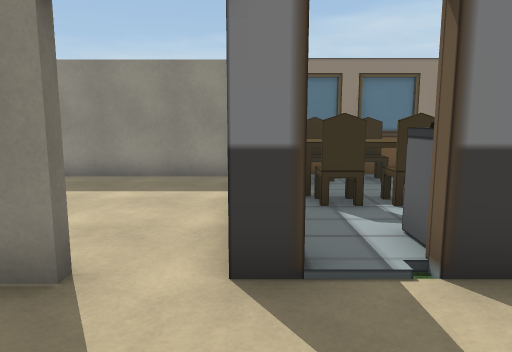
View 1 (above)

18 first-person views from a walk through a Unity game level. The camera is 1.4 m above the floor, tilts 8° down and sees 70° across. The floor is counted in squares, 1 m on a side. Each view is taken from the middle of a square. On the plan, view 1 faces up. The plan holds only what a view shows up to about 16 squares ahead; the rest is blank. The place goes on beyond the plan. The player character is not drawn. Some animated figures are left out. Some surface patterns are stand-ins.

View 2
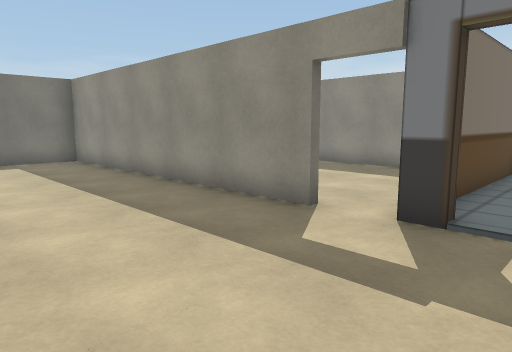

View 3
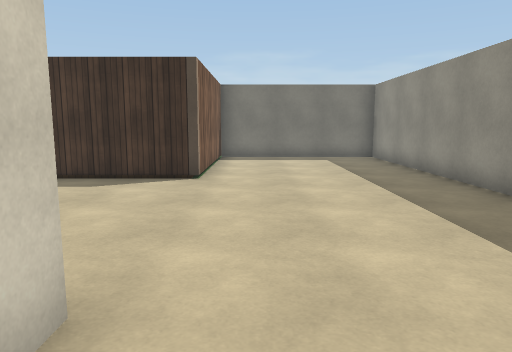

View 4
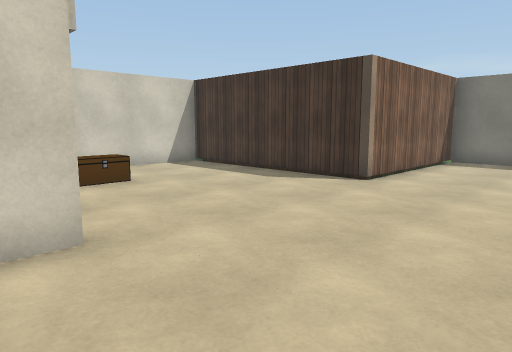

View 5
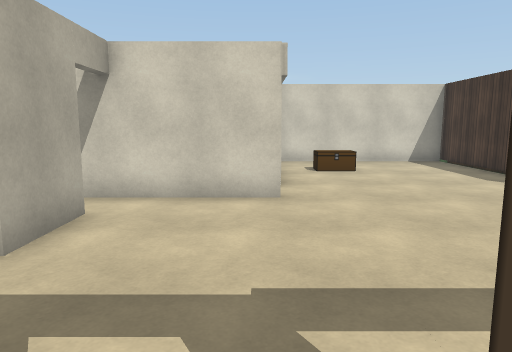

View 6
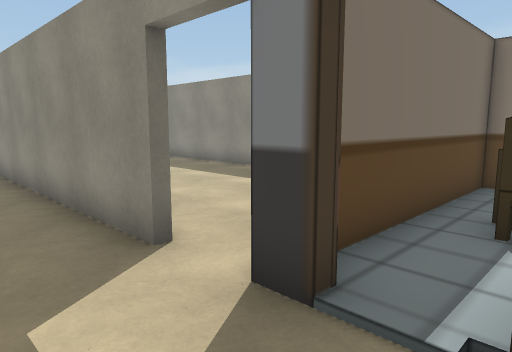

View 7
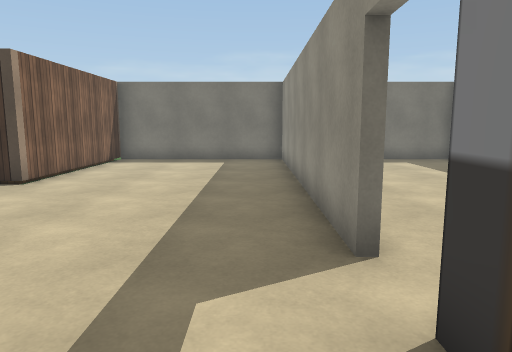

View 8
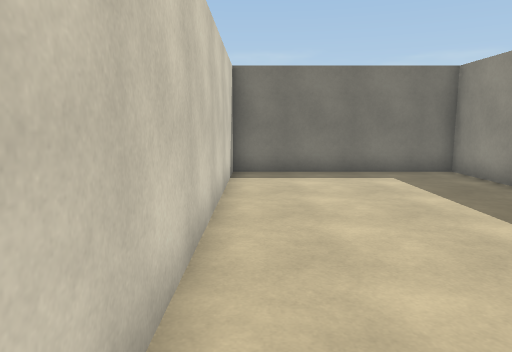

View 9
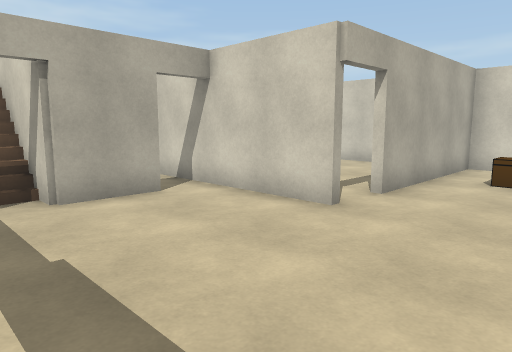

View 10
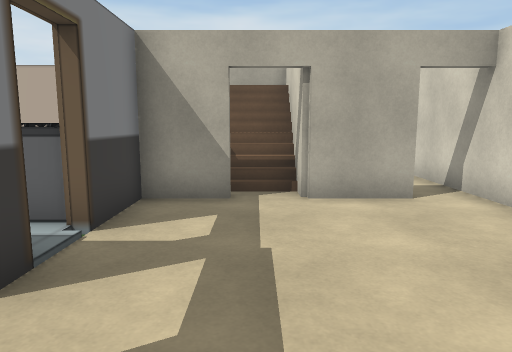

View 11
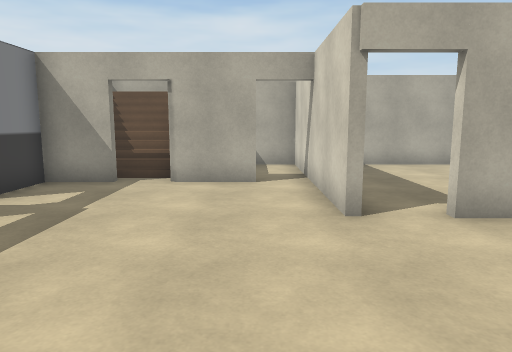

View 12
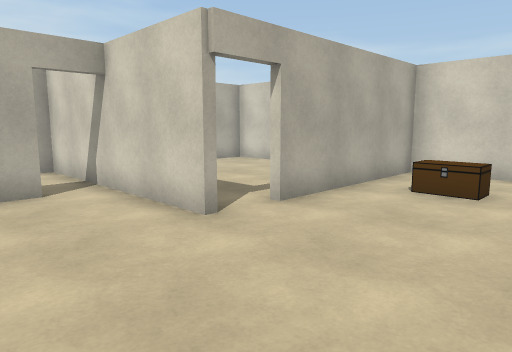

View 13
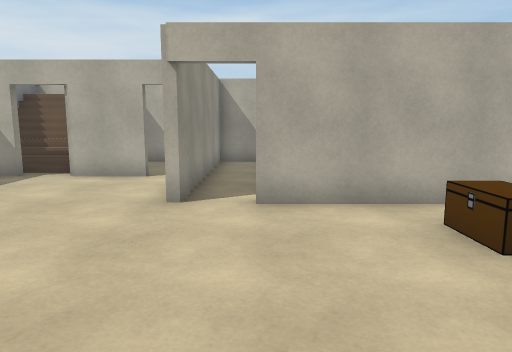

View 14
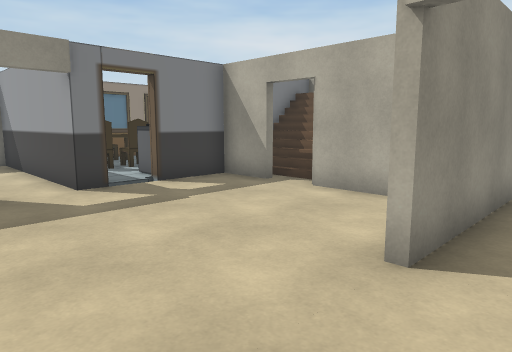

View 15
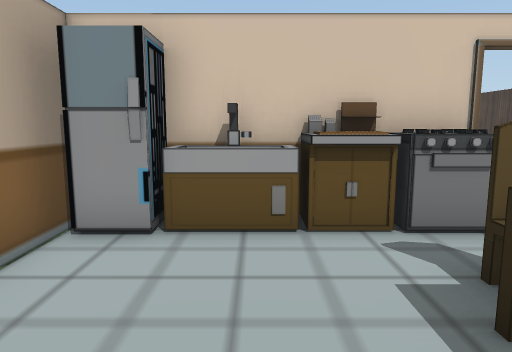

View 16
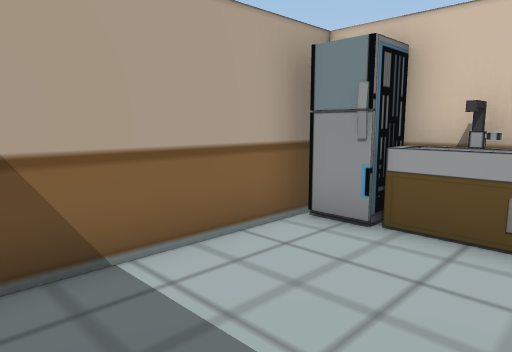

View 17
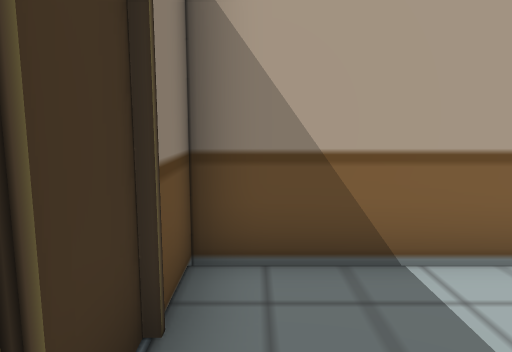

View 18
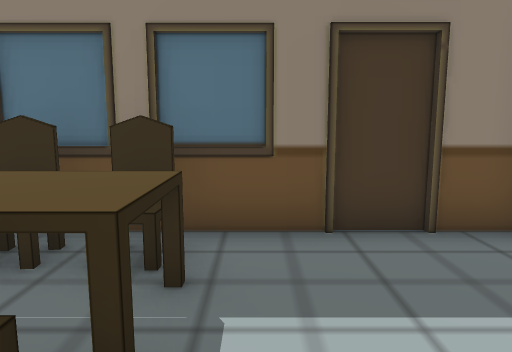

### Floor plan
Ten units are one square. View 1 is at (0, 0); x grows to the right and y downward. Boxes are objects, and circles mark ways between rooms. Rooms are numbered by the first view taken in them; rooms with no view inside come last. Other rooms are left out.
<svg viewBox="-134 -105 217 219">
<path fill="none" stroke="#000" d="M-65 74 -65 109 4 109 4 50M4 34 41 34M-115 34 -74 34M-16 -32 -129 -32 -129 34 -122 34M4 -36 4 -32 -2 -32 -2 -44M39 21 39 -1M39 -14 39 -32 16 -32M18 -33 75 -33M78 -36 78 -97 0 -97 0 -41M-71 -97 -129 -97M-129 -100 -129 -33 -29 -33M-8 -97 -64 -97M-2 -44 -2 -99M36 109 78 109 78 95M78 90 78 58M78 50 78 36 5 36M39 -1 64 -1M78 -32 59 -32M78 -4 78 -32M78 16 78 9M41 34 78 34 78 20"/>
<rect x="-25" y="75" width="20" height="10" fill="#bbb"><title>other object</title></rect>
<rect x="5" y="-65" width="20" height="10" fill="#bbb"><title>other object</title></rect>
<rect x="5" y="-75" width="30" height="10" fill="#bbb"><title>other object</title></rect>
<rect x="5" y="-95" width="20" height="20" fill="#bbb"><title>other object</title></rect>
<rect x="15" y="-45" width="20" height="10" fill="#bbb"><title>other object</title></rect>
<rect x="15" y="-95" width="20" height="20" fill="#bbb"><title>other object</title></rect>
<rect x="25" y="-65" width="10" height="10" fill="#bbb"><title>other object</title></rect>
<rect x="35" y="-45" width="20" height="10" fill="#bbb"><title>other object</title></rect>
<rect x="55" y="-45" width="20" height="10" fill="#bbb"><title>other object</title></rect>
<circle cx="10" cy="-30" r="3" fill="#2a7"/>
<circle cx="-10" cy="-40" r="3" fill="#2a7"/>
<circle cx="10" cy="40" r="3" fill="#2a7"/>
<circle cx="30" cy="-10" r="3" fill="#2a7"/>
<circle cx="40" cy="20" r="3" fill="#2a7"/>
<text x="-50" y="30">1</text>
<text x="40" y="-70">2</text>
<text x="-70" y="-70">3</text>
<text x="40" y="70">4</text>
<text x="60" y="-10">5</text>
<text x="60" y="10">6</text>
</svg>
Room 1 opens to room 2. Room 1 opens to room 3. Room 1 opens to room 4. Room 1 opens to room 5. Room 1 opens to room 6.

Where each view was taken, in squares from view 1:
view 1: 0 up, 0 right, facing up
view 2: 2 down, 2 right, facing up-left
view 3: 2 down, 3 right, facing left
view 4: 1 up, 2 right, facing down-left
view 5: 4 up, 1 right, facing down
view 6: 1 up, 2 right, facing up-left
view 7: 2 up, 2 right, facing left
view 8: 4 up, 2 left, facing left
view 9: 2 up, 3 left, facing down-right
view 10: 1 up, 3 left, facing right
view 11: 2 down, 5 left, facing right
view 12: 0 up, 4 left, facing down-right
view 13: 5 down, 6 left, facing right
view 14: 5 down, 3 left, facing up-right
view 15: 9 up, 5 right, facing down
view 16: 9 up, 4 right, facing down-right
view 17: 9 up, 4 right, facing right
view 18: 5 up, 4 right, facing up
